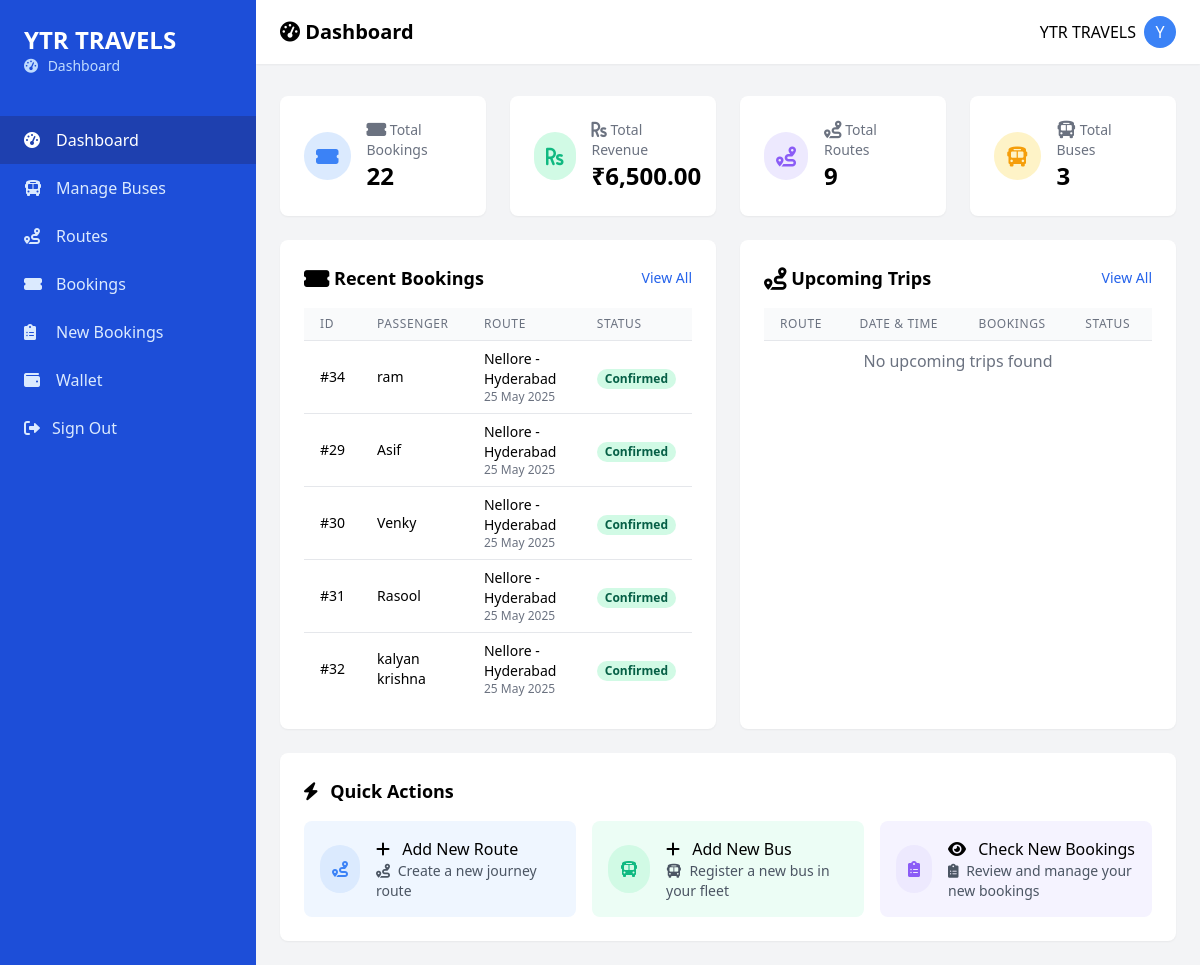
/agency_home.php (signed in), run on the app's committed database.
### tables this page shows
CREATE TABLE `agency_bookings` (
  `id` int(11) NOT NULL,
  `booking_id` int(11) NOT NULL,
  `route_id` int(11) NOT NULL,
  `bus_id` int(11) NOT NULL,
  `journey_date` date NOT NULL,
  `agency_email` varchar(255) NOT NULL,
  `user_email` varchar(100) NOT NULL,
  `passenger_name` varchar(255) NOT NULL,
  `seat_number` varchar(10) NOT NULL,
  `ticket_price` decimal(10,2) NOT NULL,
  `booking_status` enum('Confirmed','Cancelled','Completed') NOT NULL DEFAULT 'Confirmed',
  `boarding_point` varchar(255) NOT NULL,
  `dropping_point` varchar(255) NOT NULL,
  `from_location` varchar(255) NOT NULL,
  `to_location` varchar(255) NOT NULL,
  `created_at` timestamp NOT NULL DEFAULT current_timestamp()
);

CREATE TABLE `routes` (
  `id` int(11) NOT NULL,
  `from_location` varchar(100) NOT NULL,
  `to_location` varchar(100) NOT NULL,
  `departure_date` date NOT NULL,
  `departure_time` time NOT NULL,
  `distance` double DEFAULT 0,
  `duration` double DEFAULT NULL,
  `base_fare` double(10,2) DEFAULT NULL,
  `status` varchar(50) NOT NULL DEFAULT 'Scheduled',
  `bus_id` int(11) DEFAULT NULL,
  `created_at` timestamp NOT NULL DEFAULT current_timestamp(),
  `updated_at` timestamp NOT NULL DEFAULT current_timestamp() ON UPDATE current_timestamp(),
  `from_points` longtext DEFAULT NULL CHECK (json_valid(`from_points`)),
  `to_points` longtext DEFAULT NULL CHECK (json_valid(`to_points`)),
  `username` varchar(255) NOT NULL,
  `email` varchar(255) NOT NULL
);

### agency_home.php (the view, shortened to what the rows shown need)
<?php
class Dashboard
{
    private $conn;
    public function __construct()
    {
        $this->conn = new mysqli("localhost", "root", "", "ticket");
    }
    public function getRecentBookings($limit = 5)
    {
        $sql = "SELECT
                    ab.id,
                    ab.passenger_name,
                    ab.journey_date,
                    ab.ticket_price,
                    ab.booking_status,
                    r.from_location,
                    r.to_location
                FROM
                    agency_bookings ab
                JOIN
                    routes r ON ab.route_id = r.id
                WHERE
                    ab.agency_email = ?
                ORDER BY
                    ab.created_at DESC
                LIMIT ?";
        $stmt = $this->conn->prepare($sql);
        $stmt->bind_param("si", $_SESSION['email'], $limit);
        $stmt->execute();
        $result = $stmt->get_result();
        return $result->fetch_all(MYSQLI_ASSOC);
    }
}
$dashboard = new Dashboard();
$recentBookings = $dashboard->getRecentBookings();
?>
<!DOCTYPE html>
<html lang="en">
<head>
    <link href="https://cdnjs.cloudflare.com/ajax/libs/tailwindcss/2.2.19/tailwind.min.css" rel="stylesheet">
    <link href="https://cdnjs.cloudflare.com/ajax/libs/font-awesome/6.0.0/css/all.min.css" rel="stylesheet">
</head>
<body class="bg-gray-100">
    <div class="relative min-h-screen md:flex">
        <div id="sidebar"
            class="mobile-menu fixed inset-y-0 left-0 z-40 w-64 bg-blue-700 text-white transform md:relative md:translate-x-0 transition duration-300 ease-in-out">
            <div class="p-6 md:pt-6 pt-16">
                <h1 class="text-2xl font-bold"><?php echo ucfirst($_SESSION['username']); ?></h1>
            </div>
        </div>
        <div class="flex-1 overflow-x-hidden overflow-y-auto md:pt-0 pt-16">
            <header class="hidden md:block bg-white shadow-sm">
                <div class="flex items-center justify-between px-6 py-4">
                    <div class="flex items-center">
                        <h1 class="text-xl font-semibold"><i class="fas fa-tachometer-alt w-5"></i> Dashboard</h1>
                    </div>
                </div>
            </header>
            <main class="p-4 md:p-6 mt-2">
                <div class="grid grid-cols-1 lg:grid-cols-2 gap-6">
                    <div class="bg-white rounded-lg shadow-sm p-4 md:p-6">
                        <div class="flex justify-between items-center mb-4">
                            <h2 class="text-base md:text-lg font-semibold"><i
                                    class="fas fa-ticket-alt fa-lg md:fa-2x"></i> Recent Bookings</h2>
                        </div>
                        <div class="overflow-x-auto -mx-4 md:mx-0">
                            <table class="min-w-full divide-y divide-gray-200">
                                <thead class="bg-gray-50">
                                    <tr>
                                        <th
                                            class="px-2 md:px-4 py-2 text-left text-xs font-medium text-gray-500 uppercase tracking-wider">
                                            ID</th>
                                        <th
                                            class="px-2 md:px-4 py-2 text-left text-xs font-medium text-gray-500 uppercase tracking-wider">
                                            Passenger</th>
                                        <th
                                            class="px-2 md:px-4 py-2 text-left text-xs font-medium text-gray-500 uppercase tracking-wider">
                                            Route</th>
                                        <th
                                            class="px-2 md:px-4 py-2 text-left text-xs font-medium text-gray-500 uppercase tracking-wider">
                                            Status</th>
                                    </tr>
                                </thead>
                                <tbody class="bg-white divide-y divide-gray-200">
                                    <?php if (empty($recentBookings)): ?>
                                    <tr>
                                        <td colspan="4" class="px-4 py-2 text-center text-gray-500">No recent bookings
                                            found</td>
                                    </tr>
                                    <?php else: ?>
                                    <?php foreach ($recentBookings as $booking): ?>
                                    <tr>
                                        <td class="px-2 md:px-4 py-2 text-xs md:text-sm">#<?php echo $booking['id']; ?>
                                        </td>
                                        <td class="px-2 md:px-4 py-2 text-xs md:text-sm">
                                            <?php echo htmlspecialchars($booking['passenger_name']); ?></td>
                                        <td class="px-2 md:px-4 py-2 text-xs md:text-sm">
                                            <?php echo htmlspecialchars($booking['from_location'] . ' - ' . $booking['to_location']); ?>
                                            <div class="text-xs text-gray-500">
                                                <?php echo date('d M Y', strtotime($booking['journey_date'])); ?>
                                            </div>
                                        </td>
                                        <td class="px-2 md:px-4 py-2">
                                            <?php
                                                    $statusClasses = [
                                                        'Confirmed' => 'bg-green-100 text-green-800',
                                                        'Cancelled' => 'bg-red-100 text-red-800',
                                                        'Completed' => 'bg-blue-100 text-blue-800'
                                                    ];
                                                    $statusClass = $statusClasses[$booking['booking_status']] ?? 'bg-gray-100 text-gray-800';
                                                    ?>
                                            <span
                                                class="px-2 inline-flex text-xs leading-5 font-semibold rounded-full <?php echo $statusClass; ?>">
                                                <?php echo htmlspecialchars($booking['booking_status']); ?>
                                            </span>
                                        </td>
                                    </tr>
                                    <?php endforeach; ?>
                                    <?php endif; ?>
                                </tbody>
                            </table>
                        </div>
                    </div>
                    <div class="bg-white rounded-lg shadow-sm p-4 md:p-6">
                        <div class="flex justify-between items-center mb-4">
                            <h2 class="text-base md:text-lg font-semibold"><i class="fas fa-route fa-lg md:fa-2x"></i>
                                Upcoming Trips</h2>
                        </div>
                        <div class="overflow-x-auto -mx-4 md:mx-0">
                            <table class="min-w-full divide-y divide-gray-200">
                                <thead class="bg-gray-50">
                                    <tr>
                                        <th
                                            class="px-2 md:px-4 py-2 text-left text-xs font-medium text-gray-500 uppercase tracking-wider">
                                            Route</th>
                                        <th
                                            class="px-2 md:px-4 py-2 text-left text-xs font-medium text-gray-500 uppercase tracking-wider">
                                            Date & Time</th>
                                        <th
                                            class="px-2 md:px-4 py-2 text-left text-xs font-medium text-gray-500 uppercase tracking-wider">
                                            Bookings</th>
                                        <th
                                            class="px-2 md:px-4 py-2 text-left text-xs font-medium text-gray-500 uppercase tracking-wider">
                                            Status</th>
                                    </tr>
                                </thead>
                            </table>
                        </div>
                    </div>
                </div>
                <div class="mt-6 bg-white rounded-lg shadow-sm p-4 md:p-6">
                    <h2 class="text-base md:text-lg font-semibold mb-4"><i class="fas fa-bolt mr-2"></i> Quick Actions
                    </h2>
                </div>
            </main>
        </div>
    </div>
</body>
</html>

### data on the page
agency_bookings: id "34", passenger_name "ram", route.to_location "Nellore - Hyderabad", journey_date "25 May 2025", booking_status "Confirmed"
agency_bookings: id "29", passenger_name "Asif", route.to_location "Nellore - Hyderabad", journey_date "25 May 2025", booking_status "Confirmed"
agency_bookings: id "30", passenger_name "Venky", route.to_location "Nellore - Hyderabad", journey_date "25 May 2025", booking_status "Confirmed"
agency_bookings: id "31", passenger_name "Rasool", route.to_location "Nellore - Hyderabad", journey_date "25 May 2025", booking_status "Confirmed"
agency_bookings: id "32", passenger_name "kalyan krishna", route.to_location "Nellore - Hyderabad", journey_date "25 May 2025", booking_status "Confirmed"

### other printed values
$_SESSION['username'] "YTR TRAVELS"
substr($_SESSION['username'], 0, 1) "Y"
$totalBookings "22"
$totalRevenue "6,500.00"
$totalRoutes "9"
$totalBuses "3"
